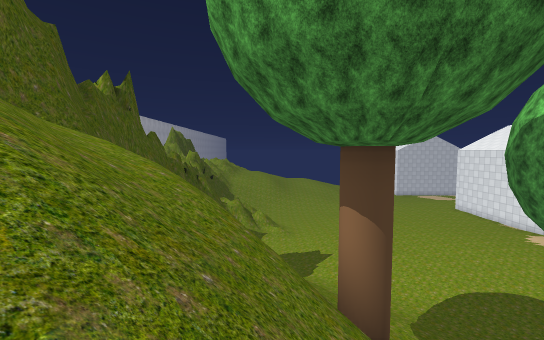
[1] (above)

24 first-person views from a walk through a Unity game level. The camera is 1.2 m above the floor, tilts 4° down and sees 90° across. The floor is counted in squares, 2 m on a side. Each view is taken from the middle of a square. On the plan, view 1 faces up. The plan holds only what a view shows up to about 9 squares ahead; the rest is blank. The place goes on beyond the plan. Some trees and plants on the terrain are drawn as simple stand-ins. The player character is not drawn. Some animated figures are left out. Some surface patterns are stand-ins.

[2]
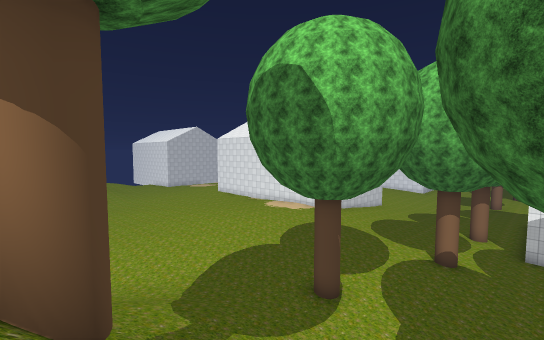

[3]
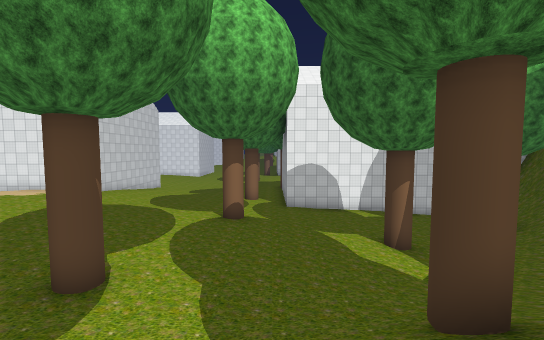

[4]
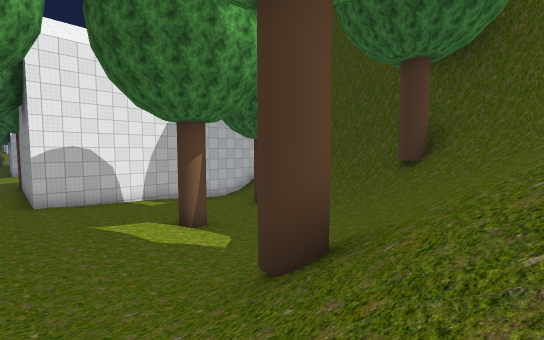

[5]
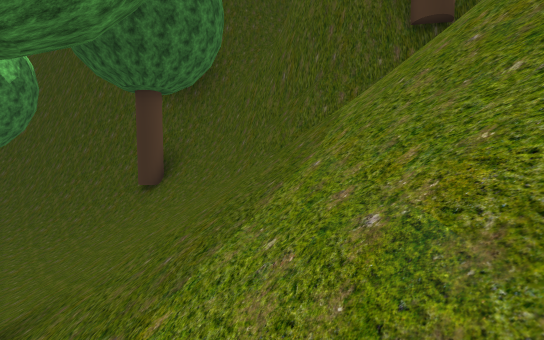

[6]
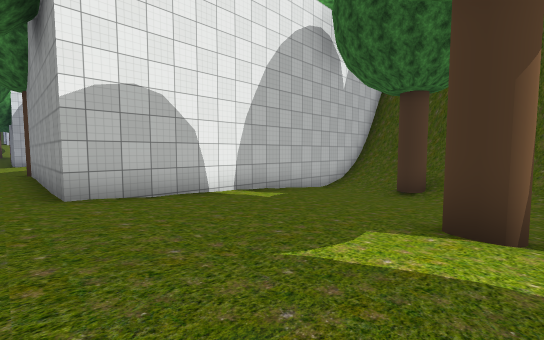

[7]
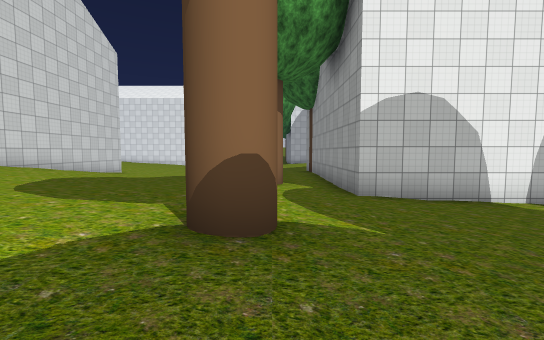

[8]
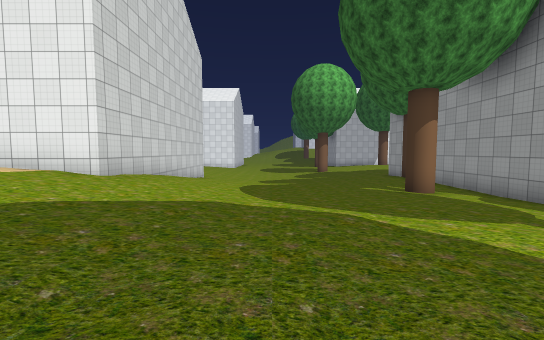

[9]
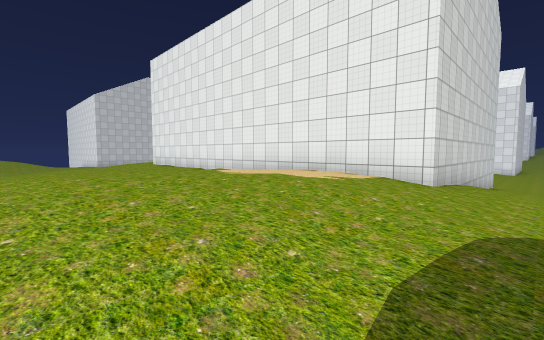

[10]
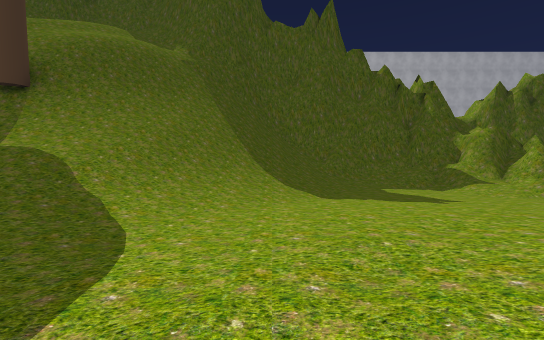

[11]
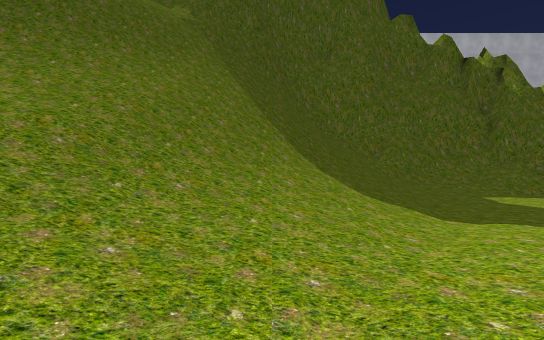

[12]
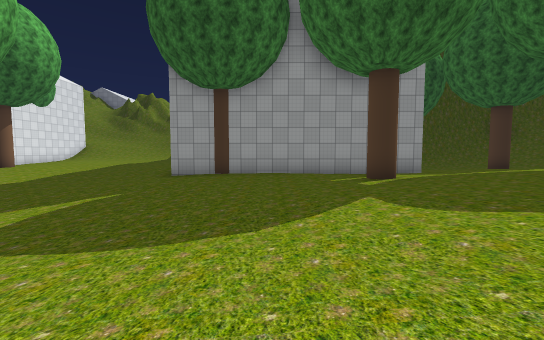

[13]
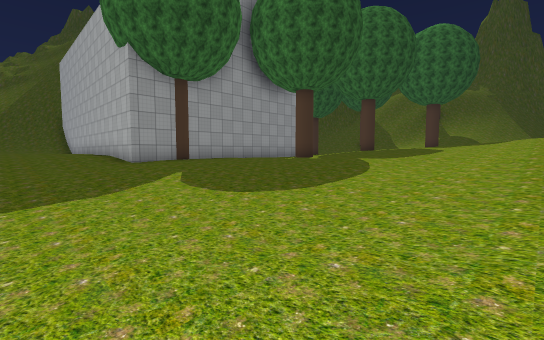

[14]
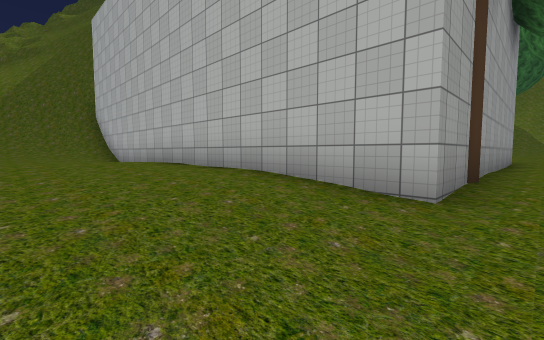

[15]
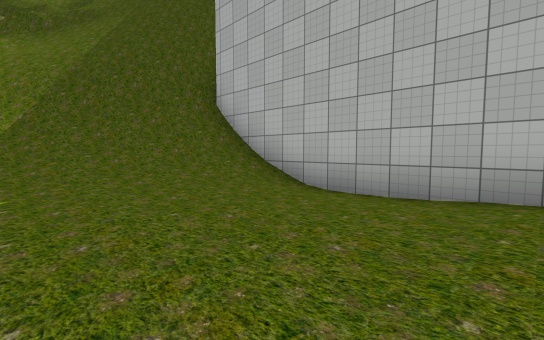

[16]
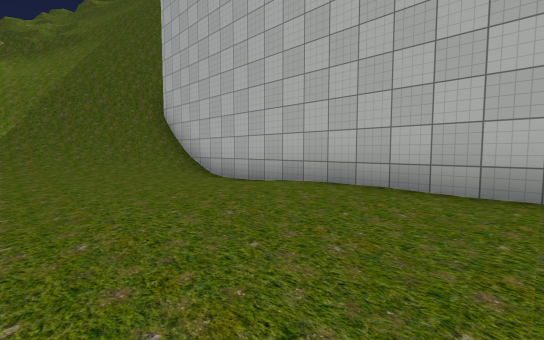

[17]
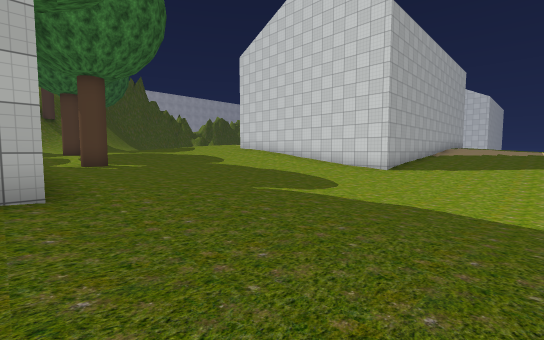

[18]
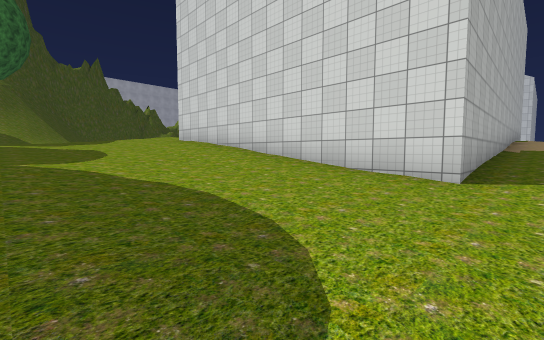

[19]
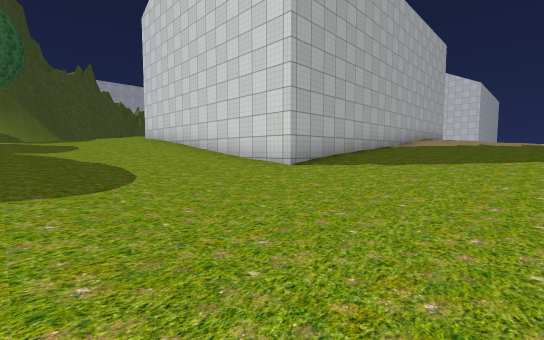

[20]
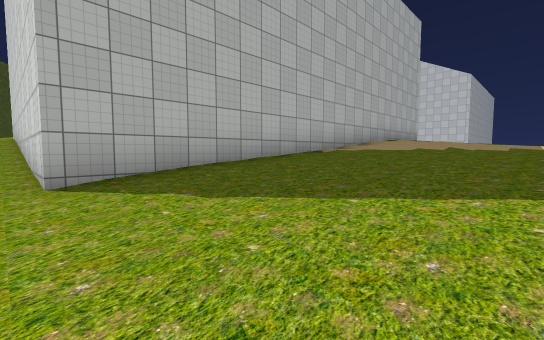

[21]
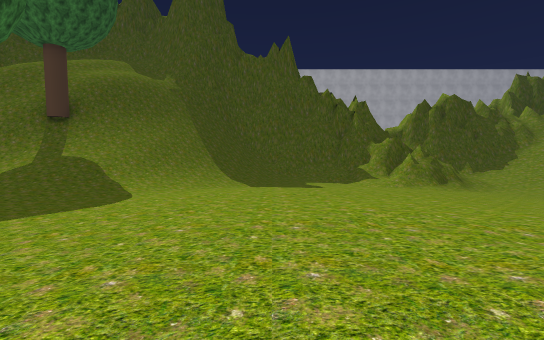

[22]
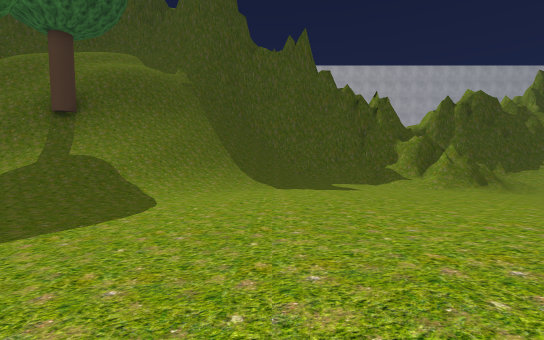

[23]
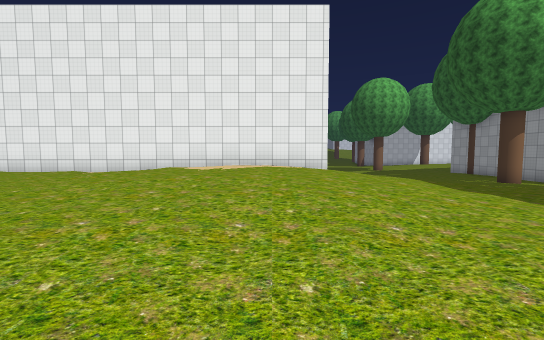

[24]
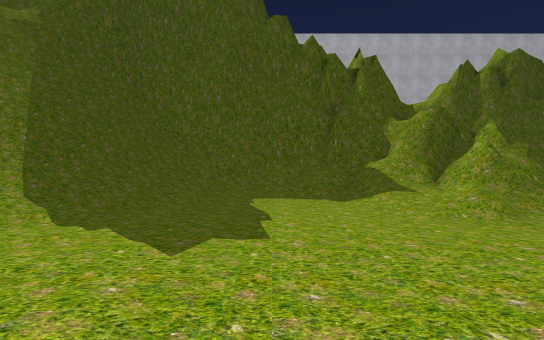

### Floor plan
Key: @ floor where view 1 was taken; # wall or solid block; . main floor; : floor 0.25 m higher than the main floor; - floor 0.5 m lower than the main floor; + floor 0.75 m higher than the main floor; * floor 1 m higher than the main floor; _ floor 1 m lower than the main floor; % floor 1.5 m higher than the main floor; / step, stairs or slope; = window, fence, low wall or low ledge; T tree.
Columns run from 6 left of view 1 to 27 right of it. Each row starts with its distance up from view 1.
 18     ##=/ .::+    ****#       #++++
 17    ##/:/.:::++  ***%*#       #+++:
 16    #//...:++++* %%%%%#       #++::
 15    #/...::++++*%%%%%%#       #::::
 14   ##/...::+++*%%%%%%%#       #....
 13   ##....:+++**%%%%%%%#       #....
 12   #///..::++**%%%%%%%#       #....
 11   #////:::++**%%%%%%%#########.---
 10   #/////+++++**%%%%%%**++:...--___
  9   #=/////+++++******++++:...-_____
  8  ##=//////*++++****++++::..--_____
  7  #/=#//////*++++++++++::...--_____
  6 ##//==/////%+++++++++::....--_____
  5     /==////%+T+++++++::.....--____
  4    ///=T////++++++++::.......---__
  3    ////T//  ++++++T::..T......----
  2     /////// ++::::::...........---
  1      ////////::......#######T#....
  0      /@/////T:.......#       #...
 -1        //////:..T....#       #...
 -2          /////..T-..-#       #....
 -3      ####/////.------#       #....
 -4        ###/////.-____#       #:::.
 -5          ##//////____#       #.:..
 -6           ######//TT_#       #....
 -7            #######///        #....
 -8                  ###         #.:::
 -9                              #/+::
-10                              #///+
-11                              ##///
-12                              ###=/
-13                              #////
-14                              #////
-15                               ////
-16                                =#/
-17                                 ##

Where each view was taken, in squares from view 1:
view 1: 0 up, 0 right, facing up
view 2: 1 up, 1 right, facing up-right
view 3: 2 up, 3 right, facing right
view 4: 2 up, 4 right, facing down-right
view 5: 2 up, 3 right, facing down
view 6: 2 up, 10 right, facing down-right
view 7: 3 up, 10 right, facing right
view 8: 7 up, 10 right, facing right
view 9: 9 up, 10 right, facing up-right
view 10: 10 up, 8 right, facing left
view 11: 9 up, 5 right, facing left
view 12: 10 up, 20 right, facing down
view 13: 10 up, 26 right, facing down-left
view 14: 2 up, 26 right, facing down-left
view 15: 5 down, 27 right, facing down-left
view 16: 2 down, 27 right, facing down-left
view 17: 1 up, 27 right, facing up-left
view 18: 6 up, 24 right, facing up-left
view 19: 6 up, 27 right, facing up-left
view 20: 10 up, 27 right, facing up-left
view 21: 12 up, 12 right, facing left
view 22: 11 up, 11 right, facing left
view 23: 12 up, 7 right, facing right
view 24: 14 up, 5 right, facing left
